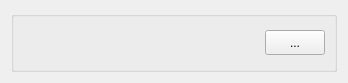
<?xml version="1.0" encoding="UTF-8"?>
<ui version="4.0">
 <class>SignalWidget</class>
 <widget class="QWidget" name="SignalWidget">
  <property name="geometry">
   <rect>
    <x>0</x>
    <y>0</y>
    <width>348</width>
    <height>77</height>
   </rect>
  </property>
  <property name="windowTitle">
   <string>SignalWidget</string>
  </property>
  <layout class="QHBoxLayout" name="horizontalLayout">
   <item>
    <widget class="QGroupBox" name="groupBox">
     <property name="title">
      <string/>
     </property>
     <layout class="QHBoxLayout" name="horizontalLayout_2">
      <item>
       <layout class="QVBoxLayout" name="verticalLayout_2">
        <item>
         <widget class="QLabel" name="name">
          <property name="text">
           <string/>
          </property>
         </widget>
        </item>
        <item>
         <layout class="QHBoxLayout" name="horizontalLayout_4">
          <item>
           <widget class="QLabel" name="start">
            <property name="text">
             <string/>
            </property>
           </widget>
          </item>
          <item>
           <widget class="QLabel" name="length">
            <property name="text">
             <string/>
            </property>
           </widget>
          </item>
         </layout>
        </item>
       </layout>
      </item>
      <item>
       <widget class="QPushButton" name="signalDetailsButton">
        <property name="maximumSize">
         <size>
          <width>60</width>
          <height>25</height>
         </size>
        </property>
        <property name="text">
         <string>...</string>
        </property>
        <property name="checkable">
         <bool>true</bool>
        </property>
       </widget>
      </item>
     </layout>
    </widget>
   </item>
  </layout>
 </widget>
 <resources/>
 <connections/>
</ui>
